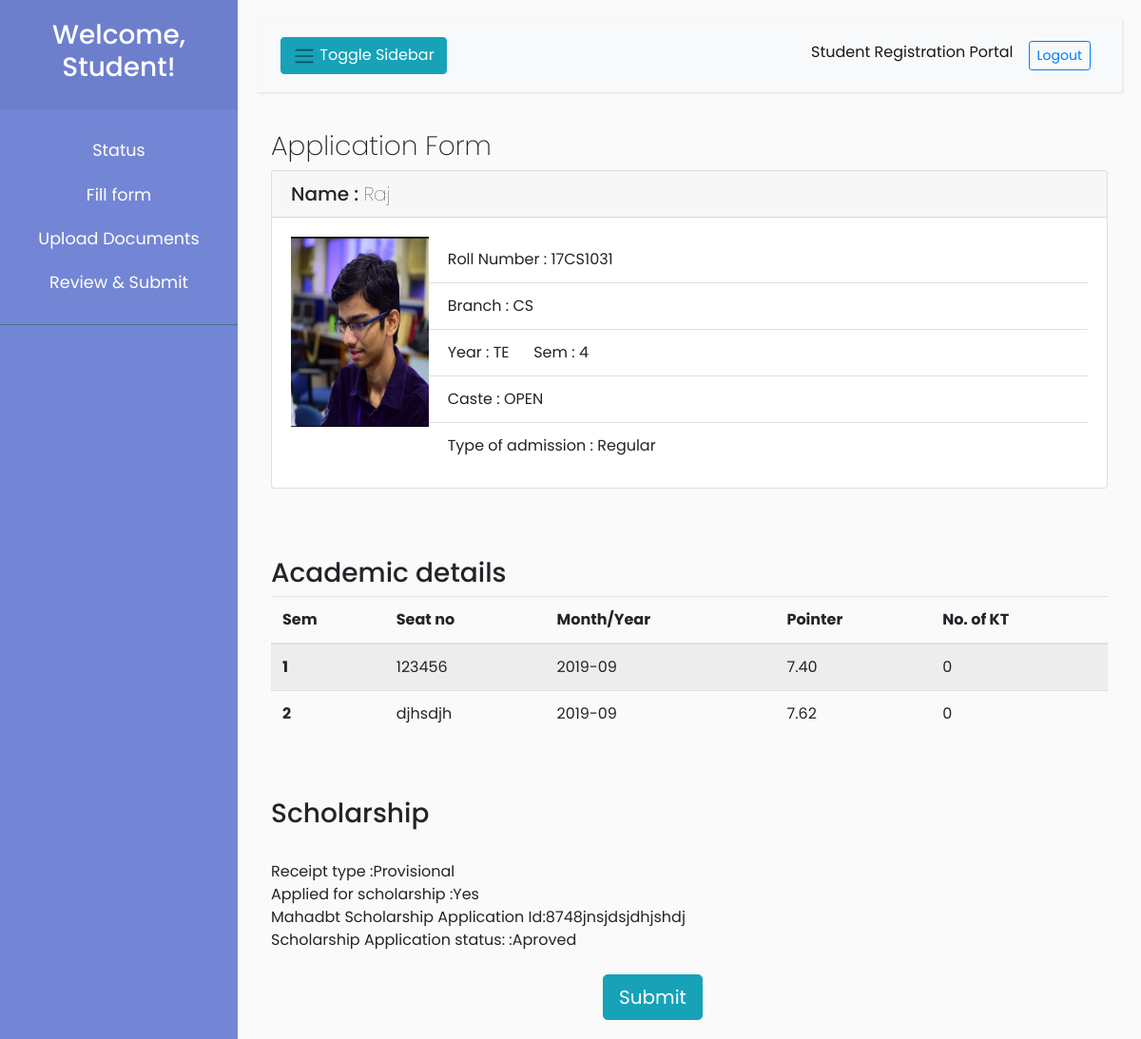
The page /student/student_final_form.php (signed in) on the database its author committed.
### tables this page shows
CREATE TABLE `student` (
  `roll` varchar(40) NOT NULL,
  `name` varchar(30) NOT NULL,
  `sem` int(10) NOT NULL,
  `year` varchar(2) NOT NULL,
  `email` varchar(30) NOT NULL,
  `division` varchar(1) NOT NULL,
  `batch` varchar(2) NOT NULL,
  `department` varchar(30) NOT NULL,
  `caste` varchar(30) NOT NULL,
  `admission_type` varchar(30) NOT NULL,
  `photo` varchar(30) NOT NULL
);

CREATE TABLE `form` (
  `id` varchar(50) NOT NULL,
  `roll` varchar(10) NOT NULL,
  `sem` varchar(10) NOT NULL,
  `seat_no` varchar(30) NOT NULL,
  `month_year` varchar(30) NOT NULL,
  `pointer` decimal(10,2) NOT NULL,
  `kt` int(10) NOT NULL
);

CREATE TABLE `admission_type` (
  `roll` varchar(40) NOT NULL,
  `receipt_type` varchar(30) NOT NULL,
  `applysch` varchar(3) DEFAULT '',
  `appid` varchar(30) DEFAULT NULL,
  `appstatus` varchar(10) DEFAULT NULL
);

### studentsection/backend/getdata.php (called while the page is built, shortened)
<?php
function getdata($roll){
    include '../backend/conn.php';
    $sql = "SELECT * FROM student WHERE roll='$roll'";
    $result = $conn->query($sql);
    if($result){
           $row = $result -> fetch_assoc();
    }
return $row;
}
function getacademicdata($roll){
	include '../backend/conn.php';
	$sql = "SELECT * FROM form WHERE roll='$roll'";
    $result = $conn->query($sql);
    $data1=array();
    while ($row = $result -> fetch_assoc()) {
    	array_push($data1, $row);
	}
	return $data1;
}
function getscholarshipdata($roll){
	include '../backend/conn.php';
	$sql = "SELECT * FROM admission_type WHERE roll='$roll' ";
   	$result = $conn->query($sql);
    $row = $result->fetch_assoc();
    return $row;
}
?>

### student/student_final_form.php (the view, shortened to what this page needs)
<?php include '../templates/header.php'; ?>
<?php include 'sidebar.php';
 include '../studentsection/backend/getdata.php';
?>
<div id="content">
    <nav class="navbar navbar-expand-lg navbar-light bg-light ">
        <div class="container-fluid">
            <button type="button" id="sidebarCollapse" class="btn btn-info">
                <i class="navbar-toggler-icon"></i>
                <span>Toggle Sidebar</span>
            </button>
            <div class="collapse navbar-collapse" id="navbarSupportedContent">
                <ul class="nav navbar-nav ml-auto">
                    <li class="nav-item active">
                        <a class="nav-link" href="#">Student Registration Portal</a>
                    </li>
                    <li class="nav-item">
                        <a class="nav-link" href="../backend/logout.php"><button
                                class="btn-sm btn btn-outline-primary">Logout</button></a>
                    </li>
                </ul>
            </div>
        </div>
    </nav>
<?php
        $roll = $_SESSION['username'];
        $row=getdata($roll);
?>
<div class="container main-content">
        <h3>Application Form</h3>
        <div class="card">
            <h5 class="card-header">Name : <span style="font-weight:100"> <?=$row['name']?></span></h5>
            <div class="card-body">
                <div class="row">
                    <div class="col-sm-2">
                        <img src="<?='../images/'.$row['photo']?>" onerror="this.src='http://via.placeholder.com/150x200'"
                            srcset="" width="150" height="200">
                    </div>
                    <div class="col-sm-10">
                        <ul class="list-group list-group-flush">
                            <li class="list-group-item">Roll Number : <?=$row['roll']?></li>
                            <li class="list-group-item">Branch : <?=$row['department']?></li>
                            <li class="list-group-item">Year : <?=$row['year']?> &nbsp&nbsp&nbsp&nbsp; Sem :
                                <?=$row['sem']?></li>
                            <li class="list-group-item">Caste : <?=$row['caste']?></li>
                            <li class="list-group-item">Type of admission : <?=$row['admission_type']?></li>
                        </ul>
                    </div>
                </div>
            </div>
        </div>
</div>
<br>
    <br>
    <br>
<div class="container">
 <h3>Academic details</h3>
            <table class="table table-hover table-striped">
                <thead>
                    <tr>
                        <th scope="col">Sem</th>
                        <th scope="col">Seat no</th>
                        <th scope="col">Month/Year</th>
                        <th scope="col">Pointer</th>
                        <th scope="col">No. of KT</th>
                    </tr>
                </thead>
                <tbody>
                	<tr>
                    <?php
                    $rows=getacademicdata($roll);
                    foreach ($rows as $row){
                    ?>
                        <th scope="row"><?=$row['sem']?></th>
                        <td><?=$row['seat_no']?></td>
                        <td><?=$row['month_year']?></td>
                        <td><?=$row['pointer']?></td>
                        <td><?=$row['kt']?></td>
                    </tr>
                    <?php
                    }?>
                </tbody>
            </table>
            <?php
             $row=getscholarshipdata($roll);
			?>
            <br>
            <br>
            <H3>Scholarship</H3>
            <br>
            Receipt type :<?=$row['receipt_type']?>
            <br>
            Applied for scholarship :<?=$row['applysch']?>
            <br>
            <?php
            if($row['applysch']=="Yes"){
             ?>
            	Mahadbt Scholarship Application Id:<?=$row['appid']?>
            	<br>
            	Scholarship Application status: :<?=$row['appstatus']?>
            	<br>
            <?php
            }
            ?>
        </div>
        <br>
        <button type="submit" name="1" size="4" id="<?=$roll?>" class="btn btn-info btn-lg" style="margin-left: 40%" onclick="finalalert(this.id)"><a href="index.php">Submit</a></button>
</div>

### templates/header.php (shortened to what this page needs)
<!DOCTYPE html>
<html>
<head>
    <link rel="stylesheet" href="../assets/bootstrap.min.css">
    <link rel="stylesheet" href="../css/layoutstyle.css">
    <link rel="stylesheet" href="../css/style.css">
</head>
<body>
<div class="wrapper">

### student/sidebar.php (shortened to what this page needs)
<nav id="sidebar">
    <div class="sidebar-header">
        <h3>Welcome, Student!</h3>
    </div>
    <ul class="list-unstyled components ">
        <li>
            <a href="index.php">
                Status
            </a>
        </li>
        <li>
            <a href="form.php">
                Fill form
            </a>
        </li>
        <li>
            <a href="upload.php">
                Upload Documents
            </a>
        </li>
        <li>
            <a href="student_final_form.php">
                Review & Submit
            </a>
        </li>
    </ul>
</nav>

### css/layoutstyle.css (style rules this page uses)
body { font-family: 'Poppins', sans-serif; background: #fafafa; }
a, a:hover, a:focus { color: inherit; text-decoration: none; transition: all 0.3s; }
.navbar { padding: 15px 10px; background: #fff; border: none; border-radius: 0; margin-bottom: 40px; box-shadow: 1px 1px 3px rgba(0, 0, 0, 0.1); }
i, span { display: inline-block; }
.wrapper { display: flex; align-items: stretch; }
#sidebar { min-width: 250px; max-width: 250px; background: #7386D5; color: #fff; transition: all 0.3s; }
#sidebar ul li a { text-align: center; }
#sidebar .sidebar-header { padding: 20px; background: #6d7fcc; text-align: center; }
#sidebar ul.components { padding: 20px 0; border-bottom: 1px solid #47748b; }
#sidebar ul li a { padding: 10px; font-size: 1.1em; display: block; }
#content { width: 100%; padding: 20px; min-height: 100vh; transition: all 0.3s; }

### css/style.css (style rules this page uses)
.main-content h3 { font-weight: 200; }

### rows shown on the page
student: name "Raj", photo (picture), roll "17CS1031", department "CS", year "TE", sem "4", caste "OPEN", admission_type "Regular"
form: sem "1", seat_no "123456", month_year "2019-09", pointer "7.40", kt "0"
form: sem "2", seat_no "djhsdjh", month_year "2019-09", pointer "7.62", kt "0"
admission_type: receipt_type "Provisional", applysch "Yes", appid "8748jnsjdsjdhjshdj", appstatus "Aproved"
